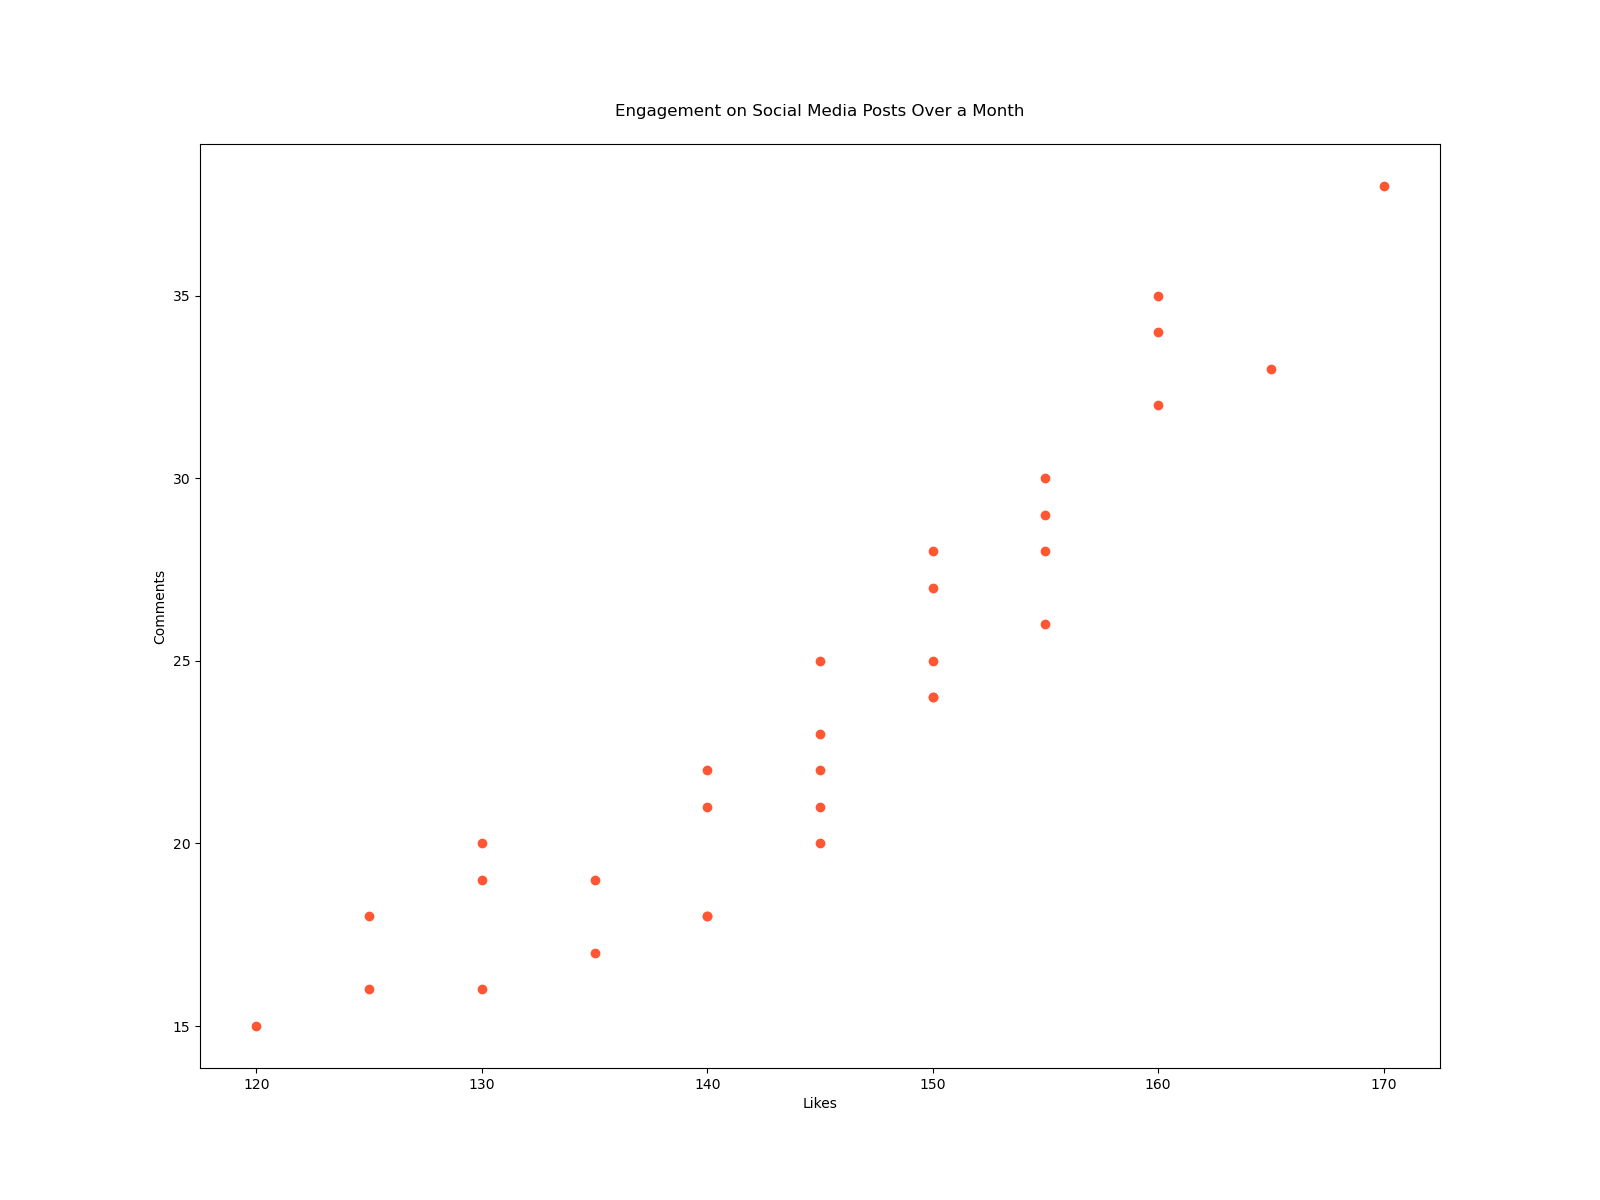

Generate this figure with Python:

import matplotlib.pyplot as plt

dates = [1, 2, 3, 4, 5, 6, 7, 8, 9, 10, 11, 12, 13, 14, 15, 16, 17, 18, 19, 20, 21, 22, 23, 24, 25, 26, 27, 28, 29, 30, 31]
likes = [120, 130, 125, 140, 135, 145, 130, 125, 150, 145, 135, 140, 155, 150, 140, 145, 160, 155, 150, 145, 150, 160, 155, 145, 140, 150, 130, 160, 155, 170, 165]
comments = [15, 20, 18, 22, 17, 25, 19, 16, 28, 23, 19, 21, 30, 24, 18, 22, 32, 26, 24, 20, 25, 35, 29, 21, 18, 27, 16, 34, 28, 38, 33]

plt.figure(figsize=(16, 12))
plt.scatter(likes, comments, color='#FF5733')
plt.xlabel('Likes')
plt.ylabel('Comments')
plt.title('Engagement on Social Media Posts Over a Month', pad=20)
plt.show()
